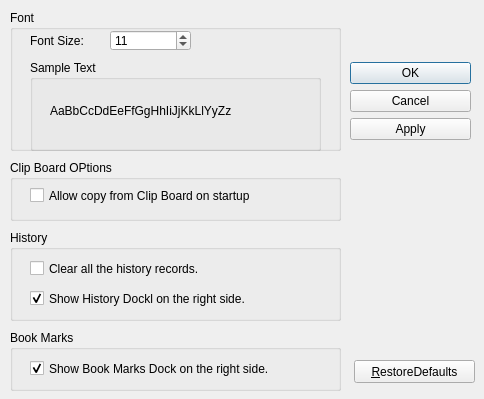
<?xml version="1.0" encoding="UTF-8"?>
<ui version="4.0">
 <class>Form</class>
 <widget class="QWidget" name="Form">
  <property name="geometry">
   <rect>
    <x>0</x>
    <y>0</y>
    <width>484</width>
    <height>399</height>
   </rect>
  </property>
  <property name="windowTitle">
   <string>Form</string>
  </property>
  <widget class="QDialogButtonBox" name="buttonBox">
   <property name="enabled">
    <bool>true</bool>
   </property>
   <property name="geometry">
    <rect>
     <x>350</x>
     <y>20</y>
     <width>121</width>
     <height>161</height>
    </rect>
   </property>
   <property name="sizePolicy">
    <sizepolicy hsizetype="Expanding" vsizetype="Expanding">
     <horstretch>0</horstretch>
     <verstretch>0</verstretch>
    </sizepolicy>
   </property>
   <property name="autoFillBackground">
    <bool>true</bool>
   </property>
   <property name="orientation">
    <enum>Qt::Vertical</enum>
   </property>
   <property name="standardButtons">
    <set>QDialogButtonBox::Apply|QDialogButtonBox::Cancel|QDialogButtonBox::Ok</set>
   </property>
   <property name="centerButtons">
    <bool>true</bool>
   </property>
  </widget>
  <widget class="QGroupBox" name="groupBox">
   <property name="geometry">
    <rect>
     <x>10</x>
     <y>10</y>
     <width>331</width>
     <height>141</height>
    </rect>
   </property>
   <property name="title">
    <string>Font</string>
   </property>
   <widget class="QSpinBox" name="spinBox">
    <property name="geometry">
     <rect>
      <x>100</x>
      <y>20</y>
      <width>81</width>
      <height>21</height>
     </rect>
    </property>
    <property name="minimum">
     <number>8</number>
    </property>
    <property name="maximum">
     <number>26</number>
    </property>
    <property name="value">
     <number>11</number>
    </property>
   </widget>
   <widget class="QLabel" name="label">
    <property name="geometry">
     <rect>
      <x>20</x>
      <y>20</y>
      <width>71</width>
      <height>21</height>
     </rect>
    </property>
    <property name="text">
     <string>Font Size:</string>
    </property>
   </widget>
   <widget class="QGroupBox" name="groupBox_5">
    <property name="geometry">
     <rect>
      <x>20</x>
      <y>50</y>
      <width>291</width>
      <height>91</height>
     </rect>
    </property>
    <property name="title">
     <string>Sample Text</string>
    </property>
    <widget class="QLabel" name="label_2">
     <property name="geometry">
      <rect>
       <x>20</x>
       <y>20</y>
       <width>251</width>
       <height>61</height>
      </rect>
     </property>
     <property name="text">
      <string>AaBbCcDdEeFfGgHhIiJjKkLlYyZz</string>
     </property>
    </widget>
   </widget>
  </widget>
  <widget class="QGroupBox" name="groupBox_2">
   <property name="geometry">
    <rect>
     <x>10</x>
     <y>160</y>
     <width>331</width>
     <height>61</height>
    </rect>
   </property>
   <property name="title">
    <string>Clip Board OPtions</string>
   </property>
   <widget class="QCheckBox" name="checkBox">
    <property name="geometry">
     <rect>
      <x>20</x>
      <y>20</y>
      <width>301</width>
      <height>31</height>
     </rect>
    </property>
    <property name="text">
     <string>Allow copy from Clip Board on startup</string>
    </property>
   </widget>
  </widget>
  <widget class="QGroupBox" name="groupBox_3">
   <property name="geometry">
    <rect>
     <x>10</x>
     <y>230</y>
     <width>331</width>
     <height>91</height>
    </rect>
   </property>
   <property name="title">
    <string>History</string>
   </property>
   <widget class="QCheckBox" name="checkBox_2">
    <property name="geometry">
     <rect>
      <x>20</x>
      <y>60</y>
      <width>301</width>
      <height>17</height>
     </rect>
    </property>
    <property name="text">
     <string>Show History Dockl on the right side.</string>
    </property>
    <property name="checked">
     <bool>true</bool>
    </property>
   </widget>
   <widget class="QCheckBox" name="checkBox_3">
    <property name="geometry">
     <rect>
      <x>20</x>
      <y>30</y>
      <width>301</width>
      <height>17</height>
     </rect>
    </property>
    <property name="text">
     <string>Clear all the history records.</string>
    </property>
   </widget>
  </widget>
  <widget class="QGroupBox" name="groupBox_4">
   <property name="geometry">
    <rect>
     <x>10</x>
     <y>330</y>
     <width>331</width>
     <height>61</height>
    </rect>
   </property>
   <property name="title">
    <string>Book Marks</string>
   </property>
   <widget class="QCheckBox" name="checkBox_4">
    <property name="geometry">
     <rect>
      <x>20</x>
      <y>30</y>
      <width>301</width>
      <height>17</height>
     </rect>
    </property>
    <property name="text">
     <string>Show Book Marks Dock on the right side.</string>
    </property>
    <property name="checked">
     <bool>true</bool>
    </property>
   </widget>
  </widget>
  <widget class="QPushButton" name="pushButton">
   <property name="geometry">
    <rect>
     <x>354</x>
     <y>360</y>
     <width>121</width>
     <height>23</height>
    </rect>
   </property>
   <property name="text">
    <string>&amp;RestoreDefaults</string>
   </property>
  </widget>
 </widget>
 <resources/>
 <connections/>
</ui>
